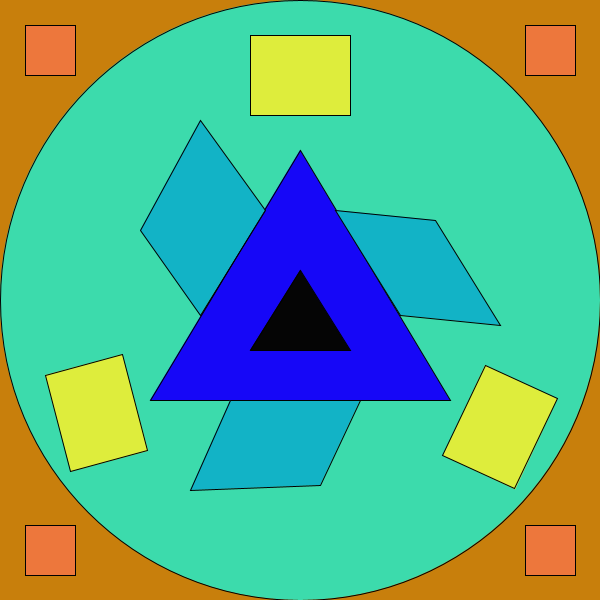
Frame 1 (no input)
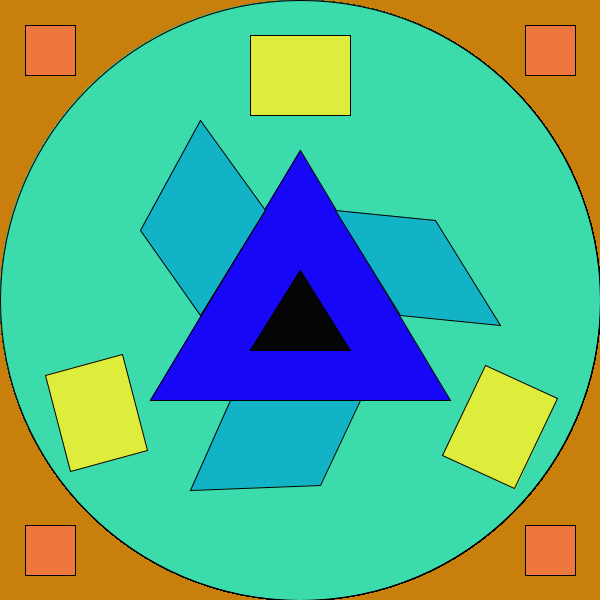
Frame 60 (the mouse pressed at the canvas centre just before this capture)
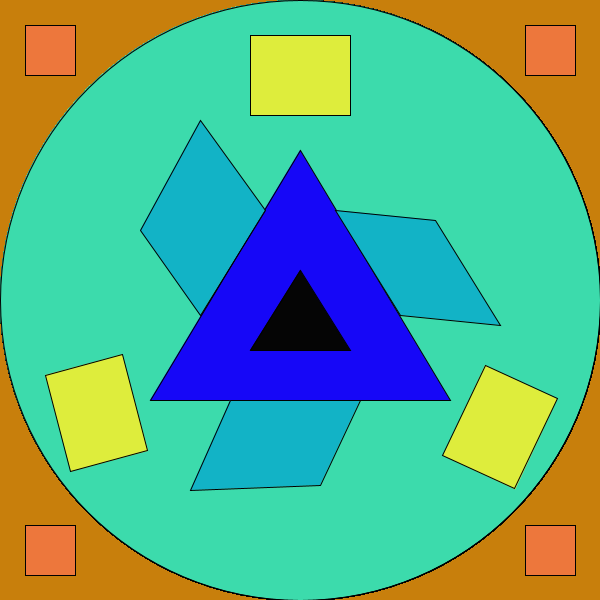
Frame 120 (the mouse held since frame 60 and released just before this capture)

The Processing sketch that drew these frames (run headless with seeded random() and noise(); from frame 60 on, the mouse is pressed at the canvas centre):

// Processing sketch: oliviaAssignment1
// ── oliviaAssignment1.pde
//main setup for window
void setup(){
  size(600, 600);
  background(200, 127, 12);
}

//for shape creation
void draw(){
  
  //circle
  stroke(0);
  fill(#3CDBAC);
  ellipseMode(CENTER);
  ellipse(300, 300, width, height);
  
  //big triangle
  fill(#1607F7);
  triangle(150, 400, 300, 150, 450, 400);
  
  //quadrilaterals surrounding big triangle
  stroke(0);
  fill(#12B3C6);
  quad(200, 315, 140, 230, 200, 120, 265, 210);
    
  quad(400, 315, 500, 325, 435, 220, 335, 210);
  
  quad(190, 490, 230, 400, 360, 400, 320, 485);
  
  //small triangle
  fill(#050505);
  triangle(250, 350, 300, 270, 350, 350);
  
  //rectangles
  fill(#DEED3C);
  
  //upper rectangle
  rectMode(CENTER);
  rect(300, 75, 100, 80);
   
  //left side rectangle
  pushMatrix();
  translate(45, 375); //translates the coordinate system's origin
  rotate(radians(345)); //rotates the grid
  rectMode(CORNERS);
  rect (0, 0, 80, 100); //draws the rotated rectangle
  popMatrix();
  
  //right side rectangle
  pushMatrix();
  translate(485, 365);
  rotate(radians(25));
  rectMode(CORNERS);
  rect (0, 0, 80, 100);
  popMatrix();
  
  //corner squares
  fill(#ED773C);
  rectMode(CENTER);
  rect(550, 550, 50, 50);
  
  rect(50, 550, 50, 50);
  
  rect(50, 50, 50, 50);
  
  rect(550, 50, 50, 50);
}
